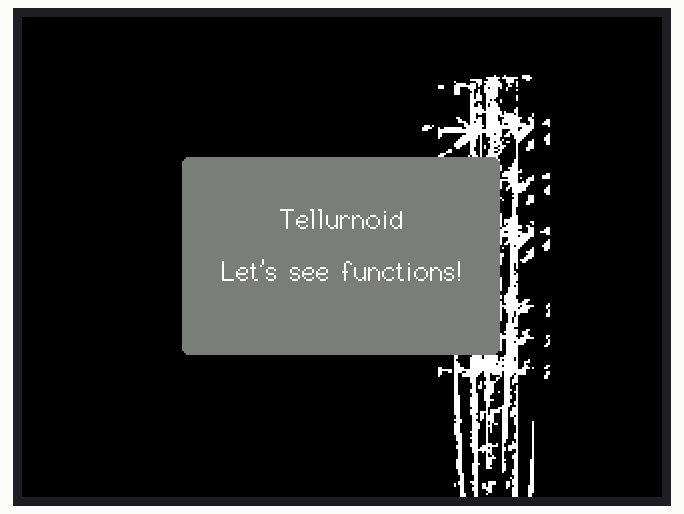
The sketch below on a simulated ESP32-C3. Parts: 320×240 colour display.

Above: at 0.5 s.
At 2.2 s:
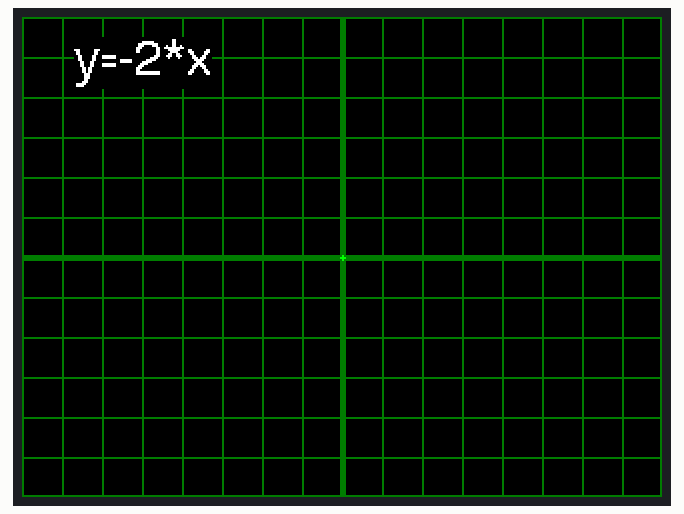
At 2.7 s:
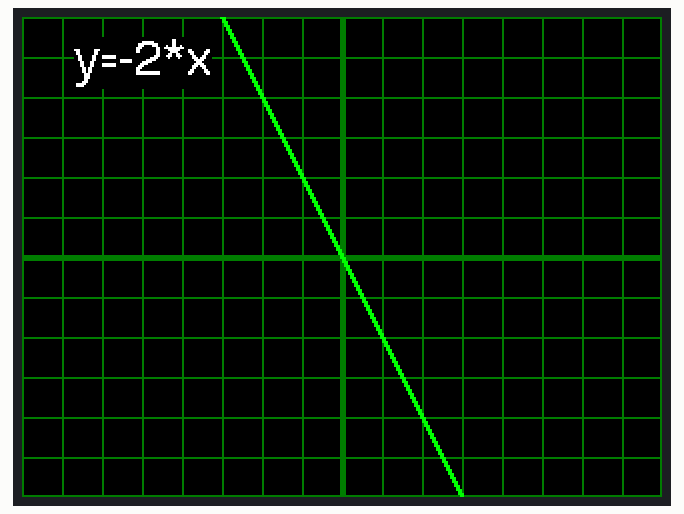
At 4.8 s:
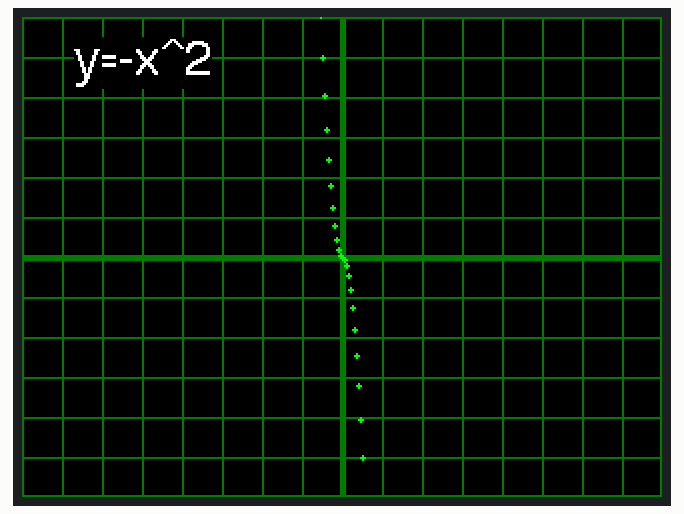

Measured:
- by itself, everything shown: repeats every 4.6 s, in 5 steps
- what the display in image 2 shows lasts 1.8 s, from 2.7 s to 4.5 s

The sketch:

ili9341-FunctionTest.ino
```cpp
/*
Don't forget editing "User_Setup.h" and "User_Setup_Select.h" in the TFT_eSPI.h library.
↑If you can't know how to edit it, use them in this solusion folder.(You should make a backup.)
Now, I'm using ESP32 DevModule and ili9341.
<MY SNS>
Instagram https://www.instagram.com/tellurnoid/
Blog      https://tellurnoidblog.fc2.net/
Youtube   https://www.youtube.com/@user-ln5rf7zu2o
*/
#include "SPI.h"
#include "TFT_eSPI.h"
#include "xbm.h"
#define TFT_GREY 0x7BEF

TFT_eSPI myGLCD = TFT_eSPI();       // Invoke custom library

void setup(){
  myGLCD.init();
  myGLCD.setRotation(3);
  myGLCD.fillScreen(TFT_WHITE);
  myGLCD.drawXBitmap(0, 0, logo, logoWidth, logoHeight, TFT_BLACK);
  pinMode(TFT_BL, OUTPUT);
  digitalWrite(TFT_BL, HIGH);
  myGLCD.setTextDatum(TC_DATUM);
  myGLCD.fillRoundRect(80, 70, 239-80,169-70, 3,TFT_DARKGREY);
  myGLCD.setTextColor(TFT_WHITE,TFT_DARKGREY);
  myGLCD.drawCentreString("Tellurnoid", 160, 93,2);
  myGLCD.drawCentreString("Let's see functions!", 160, 119,2);
  delay(1500);
}

int y;
int radius = 1;
void loop(){
  int buf[318];
  SetMap();
  myGLCD.drawCentreString("y=-2*x", 60, 10,4);
  for(int x=0; x<140; x++){
   y=2*x;
   myGLCD.fillCircle(x+160,y+120,radius,TFT_GREEN);
   myGLCD.fillCircle(160-x,120-y,radius,TFT_GREEN);
   delay(10);
   }
  delay(1000);

  SetMap();
  myGLCD.drawCentreString("y=-x^2", 60, 10,4);
  for(int x=0; x<50; x++){
   y = pow(x,2);
   myGLCD.fillCircle(x+160,y+120,radius,TFT_GREEN);
   myGLCD.fillCircle(160-x,120-y,radius,TFT_GREEN);
   delay(20);
   }
  delay(1000);
}

void SetMap(){
  myGLCD.fillScreen(TFT_BLACK);
  myGLCD.setTextDatum(TC_DATUM);
  myGLCD.setTextColor(TFT_WHITE,TFT_BLACK);
  myGLCD.drawLine(0, 119, 320, 119,TFT_DARKGREEN);
  myGLCD.drawLine(0, 120, 320, 120,TFT_DARKGREEN);
  myGLCD.drawLine(0, 121, 320, 121,TFT_DARKGREEN);

  myGLCD.drawLine(159, 0, 159, 240,TFT_DARKGREEN);
  myGLCD.drawLine(160, 0, 160, 240,TFT_DARKGREEN);
  myGLCD.drawLine(161, 0, 161, 240,TFT_DARKGREEN);

for(int i=0; i<12; i++){myGLCD.drawLine(0, i*20, 320, i*20,TFT_DARKGREEN);}
                        myGLCD.drawLine(0, 239, 320, 239,TFT_DARKGREEN);
for(int i=0; i<16; i++){myGLCD.drawLine(i*20, 0, i*20, 240,TFT_DARKGREEN);}
                        myGLCD.drawLine(319, 0, 319, 240,TFT_DARKGREEN);
}
```

Source omitted: xbm.h (data table, 58956 bytes)
